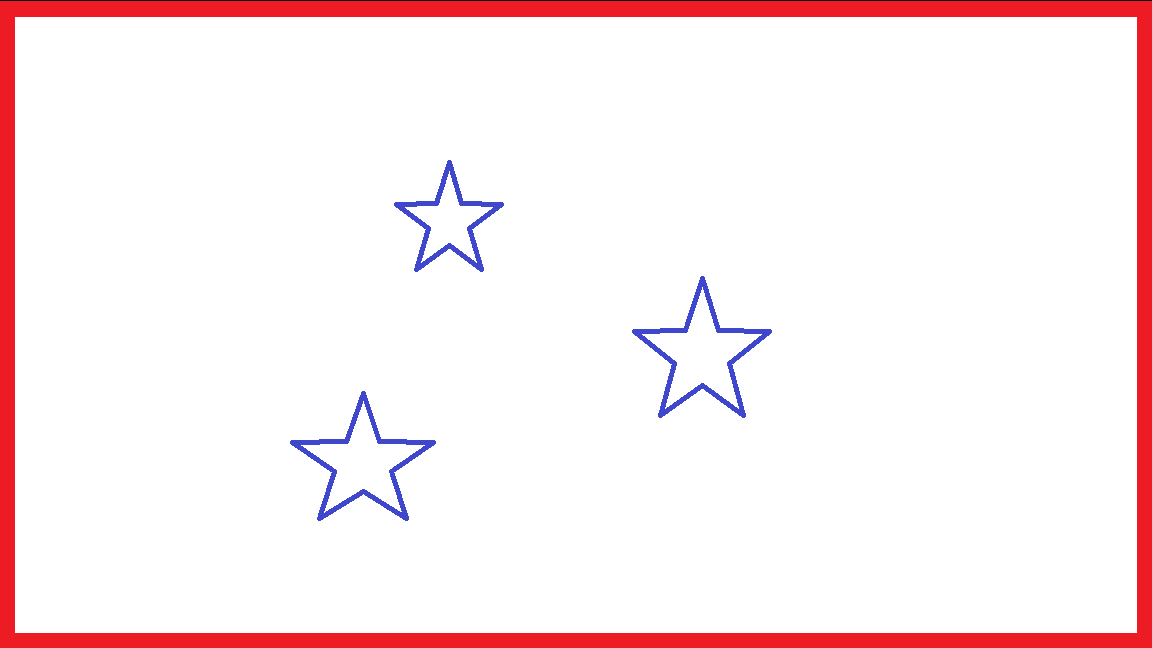
#> input picture calibration_images/camera_position.png, 1152 x 648 px
$ python -i projetor.py   (imports and definitions only)
#> lines starting #> are read from the running program, lines starting #| are printed output that depends on the picture; after the words box and inside, x2 and y2 are one past the last pixel; in counts of white or black regions, pixels touching at a corner belong together
#> further down, picture is the input picture: shape (648, 1152, 3); mean B, G, R 238.2, 236.4, 251.5
import numpy as np
import cv2 as cv
import os
import datetime
import time

# [5 lines left out: function show_image, not called in this run]


def find_rectangle(frame):
    approx = cnt = contours_generated = False
    # Criar uma máscara que representa apenas um intervalo de vermelho
    gray = cv.cvtColor(frame, cv.COLOR_BGR2GRAY)
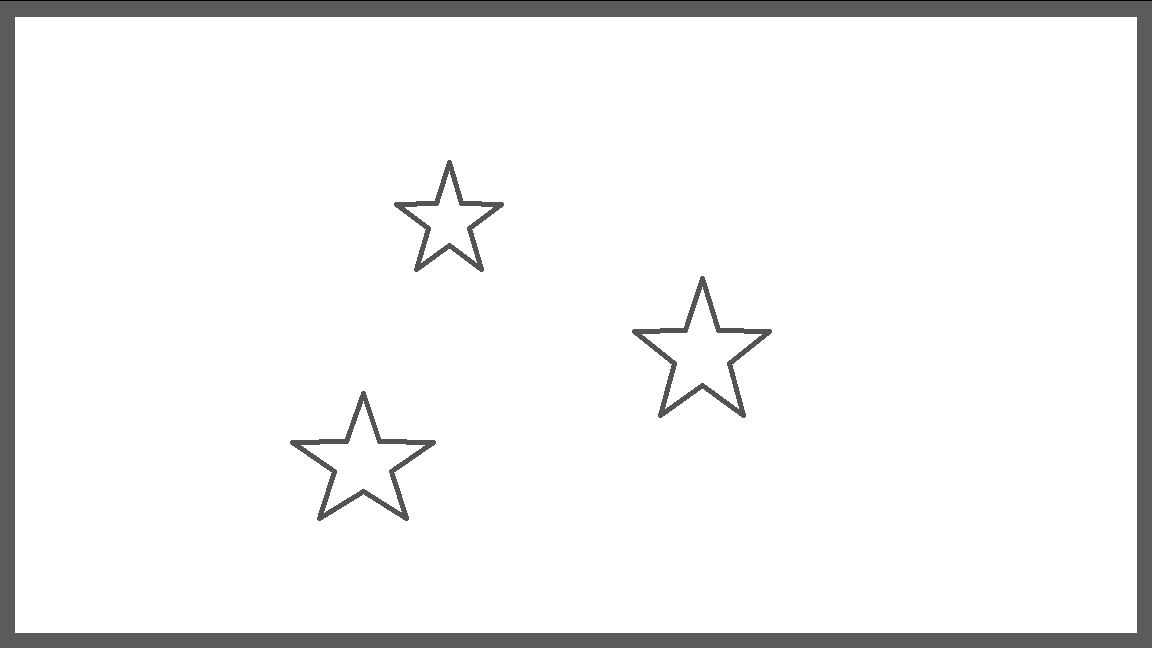
#> gray: shape (648, 1152); min 0, max 255, mean 241.1
    cv.imwrite('../screenshots/calibrate_gray.png', gray)
    threshold, thresh = cv.threshold(gray, 90, 255, cv.THRESH_BINARY)  # THRESHOLD PARA DIFERENÇA DE IMAGES PB
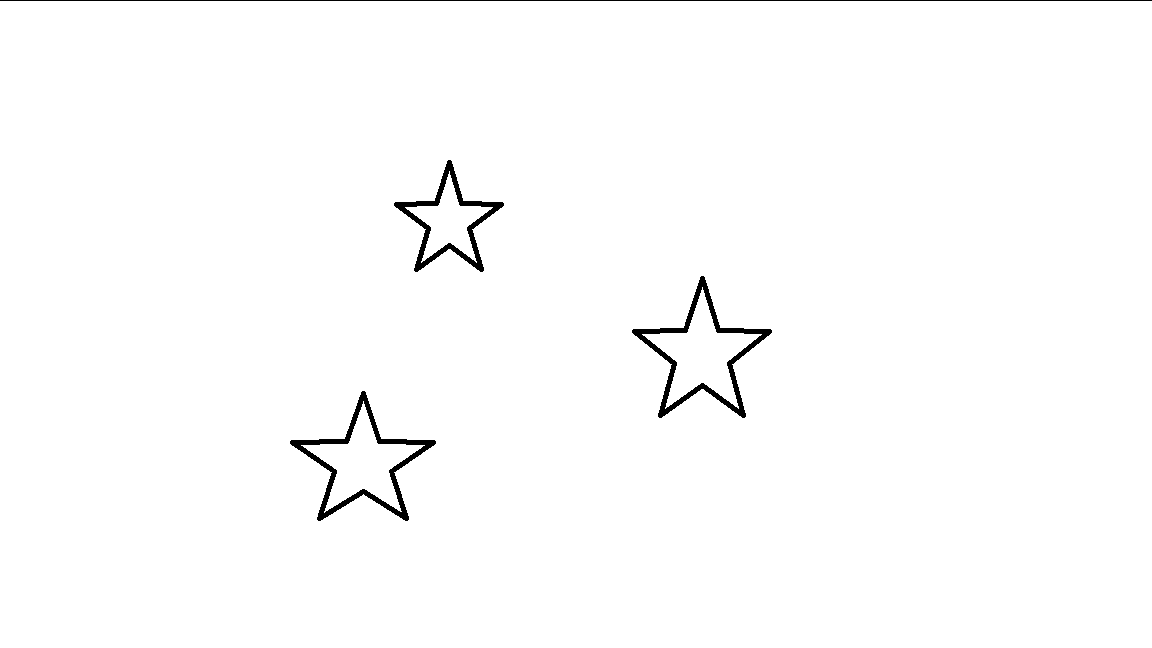
#> thresh: shape (648, 1152); 98.9% white; 4 black regions
    cv.imwrite('../screenshots/calibrate_thresh.png', thresh)

    # Achar contornos
    contours, hier = cv.findContours(thresh, cv.RETR_LIST, cv.CHAIN_APPROX_NONE)
#> contours = 7 contours; box (x1, y1, x2, y2) and area: (0, 1, 1152, 648) 743546, (631, 275, 773, 419) 7904, (289, 390, 437, 522) 7498, (393, 159, 505, 273) 4968, (642, 287, 762, 409) 4886, (301, 401, 425, 513) 4551, (405, 171, 493, 263) 2608

    # Calcular maior contorno
    try:
        cnt = contours[0]
#> cnt = contour of 410 points, box (x1, y1, x2, y2) (301, 401, 425, 513), area 4551
        for cont in contours:
            if cv.contourArea(cont) > cv.contourArea(cnt):
                cnt = cont
#> this loop made 7 passes
#> after the loop, cnt = contour of 3594 points, box (x1, y1, x2, y2) (0, 1, 1152, 648), area 743546

        # Aproximar maior contorno por um polígono
        epsilon = 0.01*cv.arcLength(cnt,True)
#> epsilon = 35.94
        approx = cv.approxPolyDP(cnt,epsilon,True)
#> approx = [[0, 1], [0, 647], [1151, 647], [1151, 1]]

        # Desenhar contorno do polígono na imagem
        mask_draw = thresh.copy()
        mask_draw = cv.cvtColor(mask_draw, cv.COLOR_GRAY2BGR)
#> mask_draw: shape (648, 1152, 3); 98.9% white; 4 black regions, box (x1, y1, x2, y2) and area: (632, 276, 772, 418) 2567, (290, 391, 436, 521) 2500, (394, 160, 504, 272) 2011, (0, 0, 1152, 1) 1152
        contours_generated = cv.drawContours(mask_draw, [approx], -1, (0,0,255), 3)
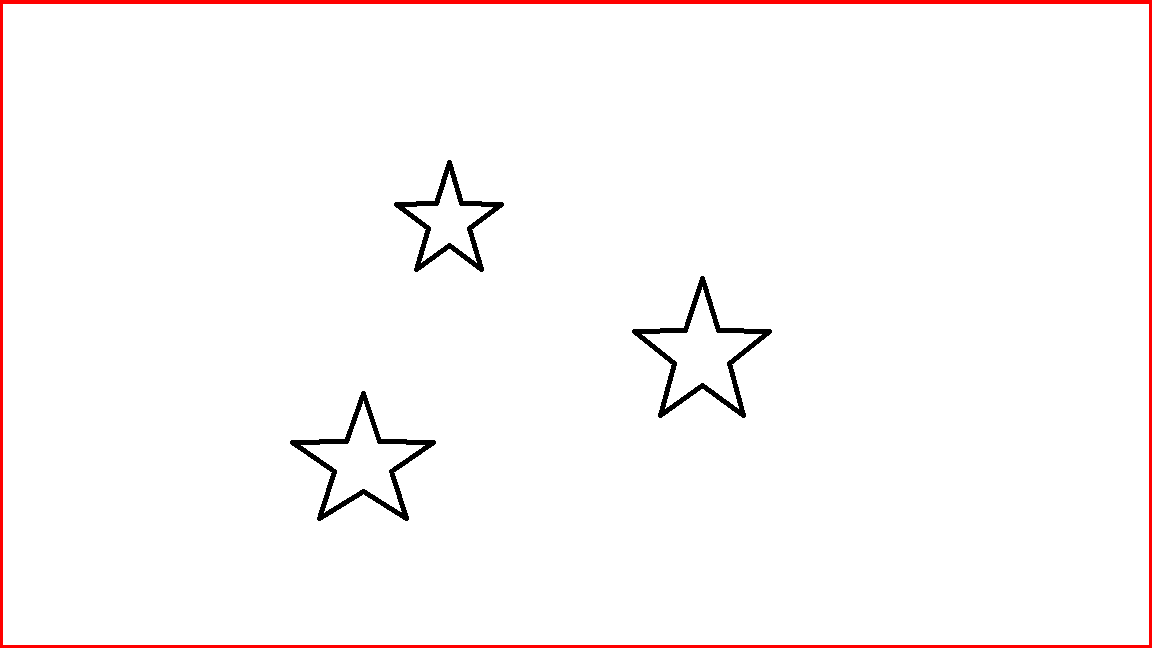
#> contours_generated: shape (648, 1152, 3); mean B, G, R 248.5, 248.5, 252.6
        print(f'Número de pontos do polígono: {len(approx)}')
#| Número de pontos do polígono: 4
    except:
        pass
    return approx, cnt, contours_generated

# [207 lines left out: functions find_coordinates, use_digital_board, calibrate, not called in this run]

# [2 lines not run here, left out]


>>> import cv2
>>> picture = cv2.imread('../calibration_images/camera_position.png')
>>> result = find_rectangle(picture)
